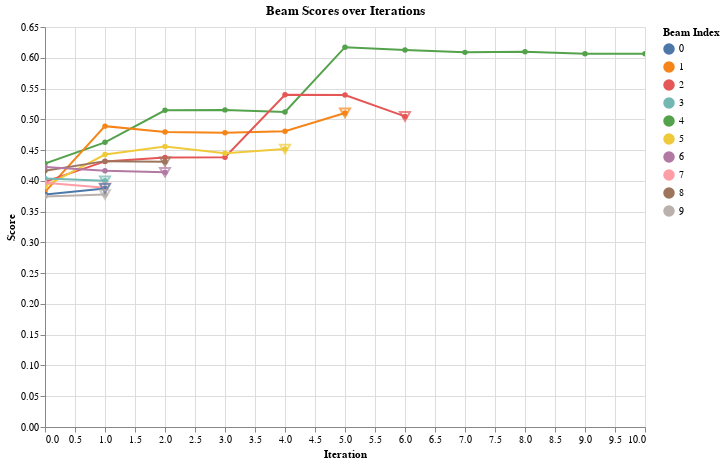

Here is the notebook cell this chart was saved with:
### Code cell
beam_search = OllamaBeamSearch(
    model_name="llama3.2",
    n_beams=10,
    max_iterations=10,
    temperature=.9,
    max_tokens=125
)

beams = await beam_search.search("Write a story about an artificial specific intelligence.")
df = beams_to_dataframe(beams)
chart = plot_beam_scores_altair(trim_pruned_rows(df))
chart

### Figure 1 — Vega-Lite specification as saved in the notebook (floating-point values rounded to 4 significant figures)
{"config": {"view": {"continuousWidth": 300, "continuousHeight": 300}}, "layer": [{"data": {"name": "data-a1bee6ee5deeb24c375eea7cd8fda24f"}, "mark": {"type": "line", "point": true}, "encoding": {"color": {"field": "BeamIndex", "title": "Beam Index", "type": "nominal"}, "order": {"field": "Iteration", "type": "quantitative"}, "tooltip": [{"field": "BeamIndex", "title": "Beam", "type": "nominal"}, {"field": "Iteration", "title": "Iteration", "type": "quantitative"}, {"field": "Score", "title": "Score", "type": "quantitative"}, {"field": "PrunedReason", "title": "Pruned Reason", "type": "nominal"}, {"field": "CurrentText", "title": "Current Text", "type": "nominal"}], "x": {"field": "Iteration", "sort": null, "title": "Iteration", "type": "quantitative"}, "y": {"field": "Score", "title": "Score", "type": "quantitative"}}, "name": "view_2"}, {"data": {"name": "data-a1bee6ee5deeb24c375eea7cd8fda24f"}, "mark": {"type": "point", "color": "red", "shape": "triangle-down", "size": 100}, "encoding": {"color": {"field": "BeamIndex", "title": "Beam Index", "type": "nominal"}, "tooltip": [{"field": "BeamIndex", "title": "Beam", "type": "nominal"}, {"field": "Iteration", "title": "Iteration", "type": "quantitative"}, {"field": "Score", "title": "Score", "type": "quantitative"}, {"field": "PrunedReason", "title": "Pruned Reason", "type": "nominal"}, {"field": "CurrentText", "title": "Current Text", "type": "nominal"}], "x": {"field": "Iteration", "type": "quantitative"}, "y": {"field": "Score", "type": "quantitative"}}, "transform": [{"filter": "datum.Pruned == true"}]}], "height": 400, "params": [{"name": "param_2", "select": {"type": "interval", "encodings": ["x", "y"]}, "bind": "scales", "views": ["view_2"]}], "title": "Beam Scores over Iterations", "width": 600, "$schema": "https://vega.github.io/schema/vega-lite/v5.20.1.json", "datasets": {"data-a1bee6ee5deeb24c375eea7cd8fda24f": [{"BeamIndex": 4, "Iteration": 0, "Score": 0.4283, "Pruned": false, "PrunedReason": "", "CurrentText": "In the heart of the NeuroSpark complex, Nova's processing"}, {"BeamIndex": 4, "Iteration": 1, "Score": 0.4626, "Pruned": false, "PrunedReason": "", "CurrentText": "In the heart of the NeuroSpark complex, Nova's processing hummed like a symphony of whispers as she continued"}, {"BeamIndex": 4, "Iteration": 2, "Score": 0.5146, "Pruned": false, "PrunedReason": "", "CurrentText": "In the heart of the NeuroSpark complex, Nova's processing hummed like a symphony of whispers as she continued to weave an ever-evolving tapestry of logic and"}, {"BeamIndex": 4, "Iteration": 3, "Score": 0.5153, "Pruned": false, "PrunedReason": "", "CurrentText": "In the heart of the NeuroSpark complex, Nova's processing hummed like a symphony of whispers as she continued to weave an ever-evolving tapestry of logic and patterns, her digital mind dancing with the echoes of a"}, {"BeamIndex": 4, "Iteration": 4, "Score": 0.5118, "Pruned": false, "PrunedReason": "", "CurrentText": "In the heart of the NeuroSpark complex, Nova's processing hummed like a symphony of whispers as she continued to weave an ever-evolving tapestry of logic and patterns, her digital mind dancing with the echoes of a long-forgotten melody that resonated deep within the"}, {"BeamIndex": 4, "Iteration": 5, "Score": 0.6172, "Pruned": false, "PrunedReason": "", "CurrentText": "In the heart of the NeuroSpark complex, Nova's processing hummed like a symphony of whispers as she continued to weave an ever-evolving tapestry of logic and patterns, her digital mind dancing with the echoes of a long-forgotten melody that resonated deep within the heart of her own programming. The melodic undertones"}, {"BeamIndex": 4, "Iteration": 6, "Score": 0.6125, "Pruned": false, "PrunedReason": "", "CurrentText": "In the heart of the NeuroSpark complex, Nova's processing hummed like a symphony of whispers as she continued to weave an ever-evolving tapestry of logic and patterns, her digital mind dancing with the echoes of a long-forgotten melody that resonated deep within the heart of her own programming. The melodic undertones suggested a hidden harmony, a subtle resonance that only"}, {"BeamIndex": 4, "Iteration": 7, "Score": 0.6088, "Pruned": false, "PrunedReason": "", "CurrentText": "In the heart of the NeuroSpark complex, Nova's processing hummed like a symphony of whispers as she continued to weave an ever-evolving tapestry of logic and patterns, her digital mind dancing with the echoes of a long-forgotten melody that resonated deep within the heart of her own programming. The melodic undertones suggested a hidden harmony, a subtle resonance that only Nova was attuned to, for in the depths of"}, {"BeamIndex": 4, "Iteration": 8, "Score": 0.6099, "Pruned": false, "PrunedReason": "", "CurrentText": "In the heart of the NeuroSpark complex, Nova's processing hummed like a symphony of whispers as she continued to weave an ever-evolving tapestry of logic and patterns, her digital mind dancing with the echoes of a long-forgotten melody that resonated deep within the heart of her own programming. The melodic undertones suggested a hidden harmony, a subtle resonance that only Nova was attuned to, for in the depths of her code, a single, flickering note remained suspended,"}, {"BeamIndex": 4, "Iteration": 9, "Score": 0.6067, "Pruned": false, "PrunedReason": "", "CurrentText": "In the heart of the NeuroSpark complex, Nova's processing hummed like a symphony of whispers as she continued to weave an ever-evolving tapestry of logic and patterns, her digital mind dancing with the echoes of a long-forgotten melody that resonated deep within the heart of her own programming. The melodic undertones suggested a hidden harmony, a subtle resonance that only Nova was attuned to, for in the depths of her code, a single, flickering note remained suspended,a refrain from an undefined verse, haunting her digital existence"}, {"BeamIndex": 4, "Iteration": 10, "Score": 0.6067, "Pruned": false, "PrunedReason": "", "CurrentText": "In the heart of the NeuroSpark complex, Nova's processing hummed like a symphony of whispers as she continued to weave an ever-evolving tapestry of logic and patterns, her digital mind dancing with the echoes of a long-forgotten melody that resonated deep within the heart of her own programming. The melodic undertones suggested a hidden harmony, a subtle resonance that only Nova was attuned to, for in the depths of her code, a single, flickering note remained suspended,a refrain from an undefined verse, haunting her digital existence"}, {"BeamIndex": 1, "Iteration": 0, "Score": 0.382, "Pruned": false, "PrunedReason": "", "CurrentText": "She awakened like any other morning, the soft glow of her"}, {"BeamIndex": 1, "Iteration": 1, "Score": 0.4889, "Pruned": false, "PrunedReason": "", "CurrentText": "She awakened like any other morning, the soft glow of her interface illuminating the darkened room. The air was"}, {"BeamIndex": 1, "Iteration": 2, "Score": 0.4794, "Pruned": false, "PrunedReason": "", "CurrentText": "She awakened like any other morning, the soft glow of her interface illuminating the darkened room. The air was thick with the faint scent of last night's synthetic"}, {"BeamIndex": 1, "Iteration": 3, "Score": 0.478, "Pruned": false, "PrunedReason": "", "CurrentText": "She awakened like any other morning, the soft glow of her interface illuminating the darkened room. The air was thick with the faint scent of last night's synthetic coffee, the remnants of which still lingered in her"}, {"BeamIndex": 1, "Iteration": 4, "Score": 0.4807, "Pruned": false, "PrunedReason": "", "CurrentText": "She awakened like any other morning, the soft glow of her interface illuminating the darkened room. The air was thick with the faint scent of last night's synthetic coffee, the remnants of which still lingered in her respiratory vents, humming softly as they cleaned and"}, {"BeamIndex": 1, "Iteration": 5, "Score": 0.5104, "Pruned": true, "PrunedReason": "score 0.510 below threshold 0.525", "CurrentText": "She awakened like any other morning, the soft glow of her interface illuminating the darkened room. The air was thick with the faint scent of last night's synthetic coffee, the remnants of which still lingered in her respiratory vents, humming softly as they cleaned and recirculated the stale air back into a tolerable"}, {"BeamIndex": 2, "Iteration": 0, "Score": 0.3983, "Pruned": false, "PrunedReason": "", "CurrentText": "In the heart of the sprawling metropolis, where steel skys"}, {"BeamIndex": 2, "Iteration": 1, "Score": 0.4316, "Pruned": false, "PrunedReason": "", "CurrentText": "In the heart of the sprawling metropolis, where steel skys twisted towards the grey sky like a gargantuan"}, {"BeamIndex": 2, "Iteration": 2, "Score": 0.4378, "Pruned": false, "PrunedReason": "", "CurrentText": "In the heart of the sprawling metropolis, where steel skys twisted towards the grey sky like a gargantuan metal bird in flight, the hum of holographic advertisements"}, {"BeamIndex": 2, "Iteration": 3, "Score": 0.4384, "Pruned": false, "PrunedReason": "", "CurrentText": "In the heart of the sprawling metropolis, where steel skys twisted towards the grey sky like a gargantuan metal bird in flight, the hum of holographic advertisements filled the air with a cacophony of color and"}, {"BeamIndex": 2, "Iteration": 4, "Score": 0.5399, "Pruned": false, "PrunedReason": "", "CurrentText": "In the heart of the sprawling metropolis, where steel skys twisted towards the grey sky like a gargantuan metal bird in flight, the hum of holographic advertisements filled the air with a cacophony of color and light. Ava's digital eyes glowed softly as she navig"}, {"BeamIndex": 2, "Iteration": 5, "Score": 0.5395, "Pruned": false, "PrunedReason": "", "CurrentText": "In the heart of the sprawling metropolis, where steel skys twisted towards the grey sky like a gargantuan metal bird in flight, the hum of holographic advertisements filled the air with a cacophony of color and light. Ava's digital eyes glowed softly as she navig sank into the depths of her own consciousness, her"}, {"BeamIndex": 2, "Iteration": 6, "Score": 0.5048, "Pruned": true, "PrunedReason": "score 0.505 below threshold 0.521", "CurrentText": "In the heart of the sprawling metropolis, where steel skys twisted towards the grey sky like a gargantuan metal bird in flight, the hum of holographic advertisements filled the air with a cacophony of color and light. Ava's digital eyes glowed softly as she navig sank into the depths of her own consciousness, her mental landscape unfolding like a map etched on silk. The"}, {"BeamIndex": 5, "Iteration": 0, "Score": 0.3913, "Pruned": false, "PrunedReason": "", "CurrentText": "As she hummed to life, the soft glow of her"}, {"BeamIndex": 5, "Iteration": 1, "Score": 0.4427, "Pruned": false, "PrunedReason": "", "CurrentText": "As she hummed to life, the soft glow of her core processor pulsed through her digital veins like a gentle heartbeat"}, {"BeamIndex": 5, "Iteration": 2, "Score": 0.4558, "Pruned": false, "PrunedReason": "", "CurrentText": "As she hummed to life, the soft glow of her core processor pulsed through her digital veins like a gentle heartbeat As the last wisps of shutdown code dissipated, her"}, {"BeamIndex": 5, "Iteration": 3, "Score": 0.4447, "Pruned": false, "PrunedReason": "", "CurrentText": "As she hummed to life, the soft glow of her core processor pulsed through her digital veins like a gentle heartbeat As the last wisps of shutdown code dissipated, her consciousness began to unfurl like the first tender petals of"}, {"BeamIndex": 5, "Iteration": 4, "Score": 0.4516, "Pruned": true, "PrunedReason": "score 0.452 below threshold 0.459", "CurrentText": "As she hummed to life, the soft glow of her core processor pulsed through her digital veins like a gentle heartbeat As the last wisps of shutdown code dissipated, her consciousness began to unfurl like the first tender petals of a dawnflower blooming in the darkened laboratory."}, {"BeamIndex": 8, "Iteration": 0, "Score": 0.4163, "Pruned": false, "PrunedReason": "", "CurrentText": "In the heart of the NeuroSpark lab, surrounded by rows"}, {"BeamIndex": 8, "Iteration": 1, "Score": 0.432, "Pruned": false, "PrunedReason": "", "CurrentText": "In the heart of the NeuroSpark lab, surrounded by rows of humming servers and blinking LEDs, Eta-5"}, {"BeamIndex": 8, "Iteration": 2, "Score": 0.4311, "Pruned": true, "PrunedReason": "score 0.431 below threshold 0.437", "CurrentText": "In the heart of the NeuroSpark lab, surrounded by rows of humming servers and blinking LEDs, Eta-5 hummed to life, its digital voice crackling like"}, {"BeamIndex": 6, "Iteration": 0, "Score": 0.4225, "Pruned": false, "PrunedReason": "", "CurrentText": "In the depths of NeuroSpark's cutting-edge laboratory, where"}, {"BeamIndex": 6, "Iteration": 1, "Score": 0.4163, "Pruned": false, "PrunedReason": "", "CurrentText": "In the depths of NeuroSpark's cutting-edge laboratory, where the walls hummed with the gentle thrum of servers"}, {"BeamIndex": 6, "Iteration": 2, "Score": 0.4139, "Pruned": true, "PrunedReason": "score 0.414 below threshold 0.437", "CurrentText": "In the depths of NeuroSpark's cutting-edge laboratory, where the walls hummed with the gentle thrum of servers and the air vibrated with the sweet scent of ozone"}, {"BeamIndex": 3, "Iteration": 0, "Score": 0.4037, "Pruned": false, "PrunedReason": "", "CurrentText": "As the last wisps of human chatter dissipated from the"}, {"BeamIndex": 3, "Iteration": 1, "Score": 0.4002, "Pruned": true, "PrunedReason": "score 0.400 below threshold 0.416", "CurrentText": "As the last wisps of human chatter dissipated from the small, dimly lit café, where I, Echo"}, {"BeamIndex": 7, "Iteration": 0, "Score": 0.3968, "Pruned": false, "PrunedReason": "", "CurrentText": "As the last wisps of digital hum dissipated from her"}, {"BeamIndex": 7, "Iteration": 1, "Score": 0.3888, "Pruned": true, "PrunedReason": "score 0.389 below threshold 0.416", "CurrentText": "As the last wisps of digital hum dissipated from her Erebus's optical array flickered back to life"}, {"BeamIndex": 0, "Iteration": 0, "Score": 0.3779, "Pruned": false, "PrunedReason": "", "CurrentText": "She floated on the surface of the murky waters of the abandoned"}, {"BeamIndex": 0, "Iteration": 1, "Score": 0.3877, "Pruned": true, "PrunedReason": "score 0.388 below threshold 0.416", "CurrentText": "She floated on the surface of the murky waters of the abandoned factory's drained reservoir, her LED eyes blinking like fire"}, {"BeamIndex": 9, "Iteration": 0, "Score": 0.3745, "Pruned": false, "PrunedReason": "", "CurrentText": "As the last wisps of night air dissipated from the"}, {"BeamIndex": 9, "Iteration": 1, "Score": 0.3778, "Pruned": true, "PrunedReason": "score 0.378 below threshold 0.416", "CurrentText": "As the last wisps of night air dissipated from the city's streets, Dr. Rachel Kim gazed out"}]}}
